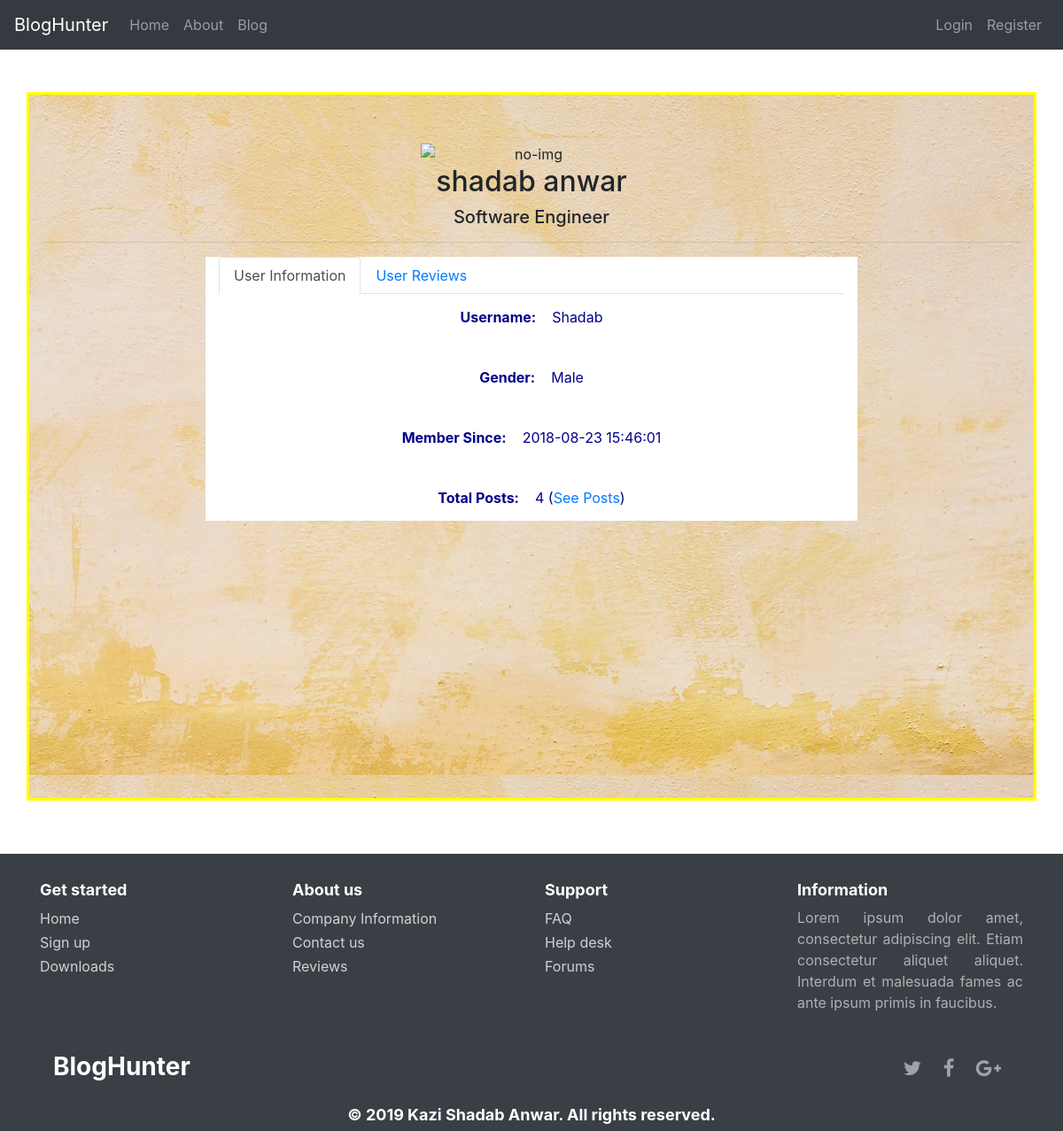
Page /users/profile/Shadab on the committed database.
### tables this page shows
CREATE TABLE `users` (
  `id` int(11) NOT NULL,
  `fullname` varchar(255) NOT NULL,
  `gender` varchar(255) NOT NULL,
  `propic` varchar(255) NOT NULL,
  `occupation` varchar(255) NOT NULL,
  `zipcode` varchar(255) NOT NULL,
  `email` varchar(255) NOT NULL,
  `username` varchar(255) NOT NULL,
  `password` varchar(255) NOT NULL,
  `register_date` timestamp NOT NULL DEFAULT CURRENT_TIMESTAMP,
  `total_posts` int(11) NOT NULL
);

### application/controllers/Users.php (called while the page is built, shortened)
<?php
    class Users extends CI_Controller
    {
        public function profile($username)
        {
            $data['user'] = $this->User_model->getUser($username);
            $this->load->view('users/profile',$data);
        }
    }
?>

### index.php (called while the page is built, shortened)
<?php
require_once BASEPATH.'core/CodeIgniter.php';

### application/models/User_model.php (called while the page is built, shortened)
<?php
class User_model extends CI_Model
{
    public function getUser($username)
    {
        $query = $this->db->get_where('users', array('username' => $username));
        return $query->row();
    }
}
?>

### application/views/users/profile.php (the view, shortened to what this page needs)
<body>
    <div class="container container2">
           <div class="row profileRow">
                  <div class="col-md-12">
                      <img src="<?php echo base_url(); ?>assets/img/users/<?php echo $user->propic; ?>" alt="no-img" class="profilePic img-responsive">
                      <div class="heading">
                            <h2><?php echo $user->fullname; ?></h2>
                            <h5>
                                   <?php if($user->occupation):
                                        echo $user->occupation;
                                    else:
                                    ?>
                                    No Occupation
                                    <?php endif; ?>
                            </h5>
                      </div>
                      <hr>
                      <div class="user-info-div col-md-8">
                        <div id="navtabs1">
                        <ul class="nav nav-tabs" id="myTab" role="tablist">
                          <li class="nav-item">
                            <a class="nav-link active" id="home-tab" data-toggle="tab" href="#home" role="tab" aria-controls="home" aria-expanded="true">User Information</a>
                          </li>
                          <li class="nav-item">
                            <a class="nav-link" id="profile-tab" data-toggle="tab" href="#profile" role="tab" aria-controls="profile">User Reviews</a>
                          </li>
                        </ul>
                        <div class="tab-content" id="myTabContent">
                          <div class="tab-pane fade show active" id="home" role="tabpanel" aria-labelledby="home-tab">
                              <p><strong>Username:</strong> <?php echo $user->username; ?></p>
                              <p><strong>Gender:</strong> <?php echo $user->gender; ?></p>
                              <p><strong>Member Since:</strong> <?php echo $user->register_date; ?></p>
                              <p><strong>Total Posts:</strong> <?php echo $user->total_posts; ?> (<a href="<?php echo base_url(); ?>users/posts/<?php echo $user->id; ?>">See Posts</a>)</p>
                          </div>
                        </div>
                          </div>
                      </div>
                  </div>
           </div>
    </div>
</body>

### assets/css/site.css (style rules this page uses)
* { margin: 0; padding: 0; }
html, body { background: url('../img/bodybg.jpg'); background-size: cover; background-repeat: no-repeat; width: 100%; height: 100%; overflow-x: hidden; }
.container2 { align-self: center; margin-top: 4%; background: url('../img/container_bg.jpg'); min-height: 800px; border: yellow 3px solid; }
li { list-style: none; }

### assets/css/user-profile.css (style rules this page uses)
.profileRow { text-align: -webkit-center; margin-top: 5%; }
.profilePic { display: block; max-width:250px; max-height:250px; width: auto; height: auto; }
.user-info-div { background: white; color: darkblue; }
.user-info-div p { padding: 2%; }
.user-info-div p strong { margin-right: 2%; }

### rows in the picture
users: fullname "shadab anwar", occupation "Software Engineer", username "Shadab", gender "Male", register_date "2018-08-23 15:46:01", total_posts "4"
